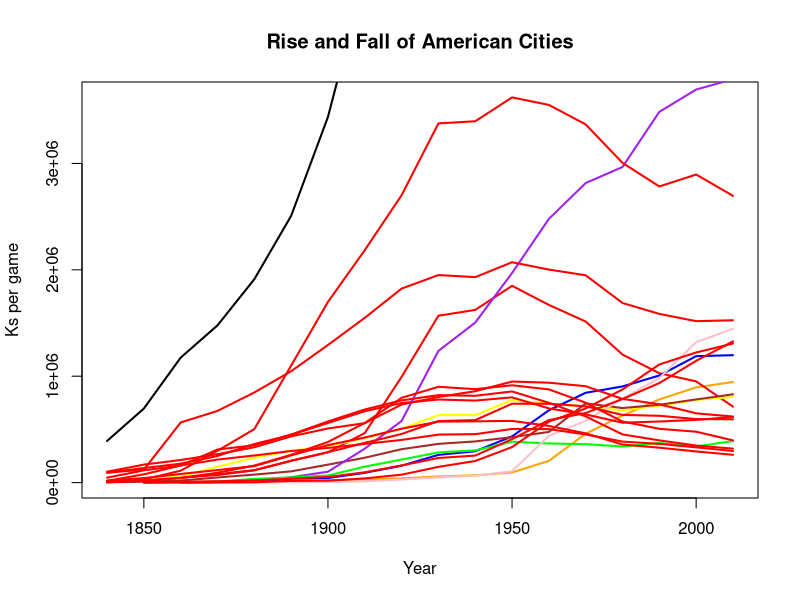

Write the R code that produced this figure.
setwd("~/Jschool/Fall13/DV/dataviz-fall-2013/city-rise&fall/assets")

data <- read.csv("ProjectData.csv")

SJO <- subset(data, city == "San Jose")
DET <- subset(data, city == "Detroit")
SFO <- subset(data, city == "San Francisco")
DAL <- subset(data, city == "Dallas")
IND <- subset(data, city == "Indianapolis")
LAX <- subset(data, city == "Los Angeles")
NYC <- subset(data, city == "New York")
OAK <- subset(data, city == "Oakland")
PHX <- subset(data, city == "Phoenix")
SAN <- subset(data, city == "San Antonio")
SDG <- subset(data, city == "San Diego")
BAL <- subset(data, city == "Baltimore")
BOS <- subset(data, city == "Boston")
BUF <- subset(data, city == "Buffalo")
CHI <- subset(data, city == "Chicago")
CIN <- subset(data, city == "Cincinnati")
CLE <- subset(data, city == "Cleveland")
MIL <- subset(data, city == "Milwaukee")
PHI <- subset(data, city == "Philadelphia")
STL <- subset(data, city == "St. Louis")

plot(SJO$year, SJO$pop, col="orange", main="Rise and Fall of American Cities", xlab="Year", ylab="Ks per game", type="l", lwd=2, ylim=c(0, max(CHI$pop)))

lines(DET$year, DET$pop, col="red", lwd=2)
lines(SFO$year, SFO$pop, col="yellow", lwd=2)
lines(DAL$year, DAL$pop, col="blue", lwd=2)
lines(IND$year, IND$pop, col="brown", lwd=2)
lines(LAX$year, LAX$pop, col="purple", lwd=2)
lines(OAK$year, OAK$pop, col="green", lwd=2)
lines(PHX$year, PHX$pop, col="pink", lwd=2)
lines(SAN$year, SAN$pop, col="red", lwd=2)
lines(SDG$year, SDG$pop, col="red", lwd=2)
lines(BAL$year, BAL$pop, col="red", lwd=2)
lines(BOS$year, BOS$pop, col="red", lwd=2)
lines(BUF$year, BUF$pop, col="red", lwd=2)
lines(CHI$year, CHI$pop, col="red", lwd=2)
lines(CIN$year, CIN$pop, col="red", lwd=2)
lines(CLE$year, CLE$pop, col="red", lwd=2)
lines(MIL$year, MIL$pop, col="red", lwd=2)
lines(PHI$year, PHI$pop, col="red", lwd=2)
lines(STL$year, STL$pop, col="red", lwd=2)
lines(NYC$year, NYC$pop, col="black", lwd=2)

